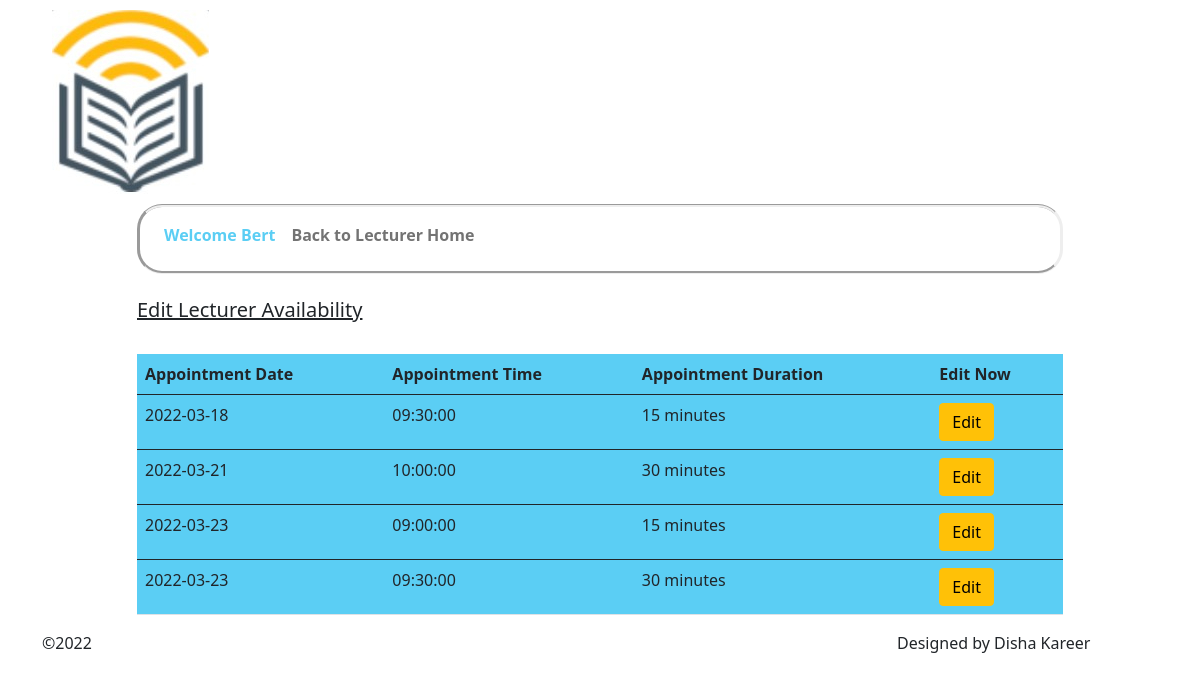
The page /secure/editlectureravailability.php (signed in) on the database its author committed.
### tables this page shows
CREATE TABLE `lecturer_schedule` (
  `schedule_id` int(11) NOT NULL,
  `lecturer_id` int(11) NOT NULL,
  `appointment_date` date NOT NULL,
  `appointment_time` time NOT NULL,
  `duration` varchar(10) NOT NULL,
  `booked_notbooked` varchar(255) NOT NULL
);

### secure/editlectureravailability.php (the view, shortened to what this page needs)
<?php
    include ("../conn/dbconnection.php");
?>
<?php
  $LecturerID = $_SESSION['lecturer_id'];
  $Booked = "False";
  $readquery = "SELECT lecturer.lecturer_id, lecturer.lecturer_first_name, lecturer.lecturer_last_name,
  lecturer_schedule.schedule_id, lecturer_schedule.appointment_date, lecturer_schedule.appointment_time, lecturer_schedule.duration, lecturer_schedule.booked_notbooked
  FROM lecturer_schedule
  INNER JOIN lecturer
  ON lecturer_schedule.lecturer_id = lecturer.lecturer_id
  WHERE lecturer_schedule.lecturer_id = $LecturerID AND lecturer_schedule.booked_notbooked = '$Booked'";
  $result = $mydb -> query($readquery);
?>
<!doctype html>
<html lang = "en">
  <head>
    <link href="https://cdn.jsdelivr.net/npm/bootstrap@5.0.2/dist/css/bootstrap.min.css" rel="stylesheet">
  </head>
  <body>
    <div class="container">
      <div class="row">
        <div class = "col-md-3"><img src="../img/logo.jpg"/></div>
        <div class = "col-md-7"></div>
        <div class = "col-md-2"></div>
      </div>
      <div class = "row">
        <div class = "col-md-1"></div>
          <div class = "col-md-10">
            <nav class="navbar navbar-expand-sm navbar-light">
              <div class="collapse navbar-collapse" id="navbarText">
                <ul class="navbar-nav me-auto mb-2 mb-mb-0">
                  <li class = "nav-item">
                    <a style="text-decoration:none; color:#5BCEF4;" class="nav-link active" aria-current="page" href=""><?php echo "Welcome " .$_SESSION['lecturer_first_name']?></a>
                  </li>
                  <li class="nav-item">
                    <a class ="nav-link" href="lecturerhome.php">Back to Lecturer Home</a>
                  </li>
                </ul>
              </div>
            </nav>
          </div>
          <div class = "col-md-1"></div>
      </div>
      <div class = "row">
        <div class = "col-md-1"></div>
          <div class = "col-md-6"><br><h5 style="text-decoration:underline;">Edit Lecturer Availability</h5><br></div>
            <div class = "col-md-5"> <br><br>
              <div class="row">
                <form action="editlectureravailabilityprocess.php" method = "GET">
                </form>
            </div>
          </div>
      </div>
        <div class = "row">
          <div class = "col-md-1"></div>
            <div class = "col-md-10">
              <table style="background-color:#5BCEF4;" class="table">
                <thead>
                    <tr>
                      <div class = "row">
                        <th scope="col">Appointment Date</th>
                        <th scope="col">Appointment Time</th>
                        <th scope="col">Appointment Duration</th>
                        <th scope="col">Edit Now</th>
                      </div>
                    </tr>
                  </thead>
                  <?php
                      while ($row = $result->fetch_assoc()){
                        $LecturerID = $row["lecturer_id"];
                        $ScheduleID = $row["schedule_id"];
                        $AppointmentDate = $row["appointment_date"];
                        $AppointmentTime = $row["appointment_time"];
                        $Duration = $row["duration"];
                        echo "
                        <tbody>
                          <tr>
                          <div class = 'row'>
                            <td>$AppointmentDate</td>
                            <td>$AppointmentTime</td>
                            <td>$Duration</td>
                            <td><a href=editlectureravailabilityprocess.php?lecturer_id=$LecturerID&schedule_id=$ScheduleID><button type='button' class='btn btn-warning'>Edit</button></a></td>
                          </div>
                          </tr>
                        </tbody>
                        ";
                      }
                    ?>
              </table>
          </div>
        </div>
        <div class="row">
          <div class="col-md-9">&copy;2022</div>
          <div class="col-md-3">Designed by Disha Kareer</div>
        </div>
    </div>
  </body>
</html>

### secure/editlectureravailability.php (style rules this page uses)
img { padding: 10px; }
nav { border-style: groove inset; border-radius: 25px; }
nav li { font-weight: bold; }

### rows shown on the page
lecturer_schedule: appointment_date "2022-03-18", appointment_time "09:30:00", duration "15 minutes"
lecturer_schedule: appointment_date "2022-03-21", appointment_time "10:00:00", duration "30 minutes"
lecturer_schedule: appointment_date "2022-03-23", appointment_time "09:00:00", duration "15 minutes"
lecturer_schedule: appointment_date "2022-03-23", appointment_time "09:30:00", duration "30 minutes"

### other values the page prints
$_SESSION['lecturer_first_name'] "Bert"
